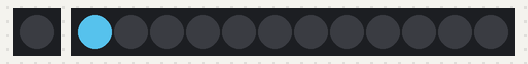
Simulated run of this sketch. Board: Arduino Uno, built with avr-gcc and run on an emulated ATmega328P. Shown: 1 RGB LEDs in strip order, left to right, 12 RGB LEDs in strip order, left to right. Dim RGB values are drawn brighter than linear.

Above: at 0.3 s.
At 13.1 s:
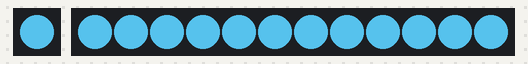
At 25.78 s:
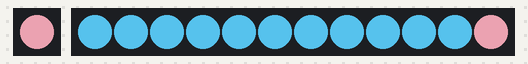
At 39.03 s:
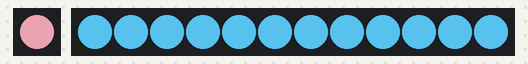
Timing chart, 0 to 40.0 s (numbered marks = the images above):
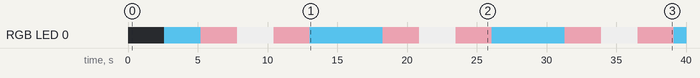

Measured:
- by itself, RGB LED 0: repeats every 13.0 s: RGB(192, 132, 144) 2.6 s, RGB(200, 200, 200) 2.6 s, RGB(192, 132, 144) 2.6 s, RGB(71, 161, 196) 5.2 s
- what the display in image 1 shows lasts 2.9 s, from 13.0 s to 15.9 s

The sketch:

main.ino
```cpp
#include <Adafruit_NeoPixel.h>

// Pin definitions
#define ONBOARD_LED_PIN 8
#define NEOPIXEL_PIN 1
#define TOTAL_PIXELS 13

// NeoPixel objects
Adafruit_NeoPixel onboard(1, ONBOARD_LED_PIN, NEO_GRB + NEO_KHZ800);
Adafruit_NeoPixel external(TOTAL_PIXELS - 1, NEOPIXEL_PIN, NEO_GRB + NEO_KHZ800);

// Transgender flag colors (RGB)
uint32_t transFlag[] = {
  onboard.Color(91, 206, 250),  // Light blue
  onboard.Color(245, 169, 184), // Pink
  onboard.Color(255, 255, 255), // White
  onboard.Color(245, 169, 184), // Pink
  onboard.Color(91, 206, 250)   // Light blue
};

const int delayTime = 200; // Delay between color changes
int currentColorIndex = 0;

void updatePixels(uint32_t color) {
  // Update onboard pixel
  onboard.setPixelColor(0, color);
  delay(delayTime);
  // Update external pixels
  for (int i = 0; i < TOTAL_PIXELS - 1; i++) {
    external.setPixelColor(i, color);
    external.show();
    delay(delayTime);


  }

  // Apply changes
  onboard.show();
  external.show();
}

void setup() {
  // Initialize NeoPixel objects
  onboard.begin();
  onboard.setBrightness(200);
  onboard.show();

  external.begin();
  external.setBrightness(200);
  external.show();
}

void loop() {
  // Set all pixels to the current color
  updatePixels(transFlag[currentColorIndex]);

  // Move to the next color
  currentColorIndex = (currentColorIndex + 1) % 5;

}
```
